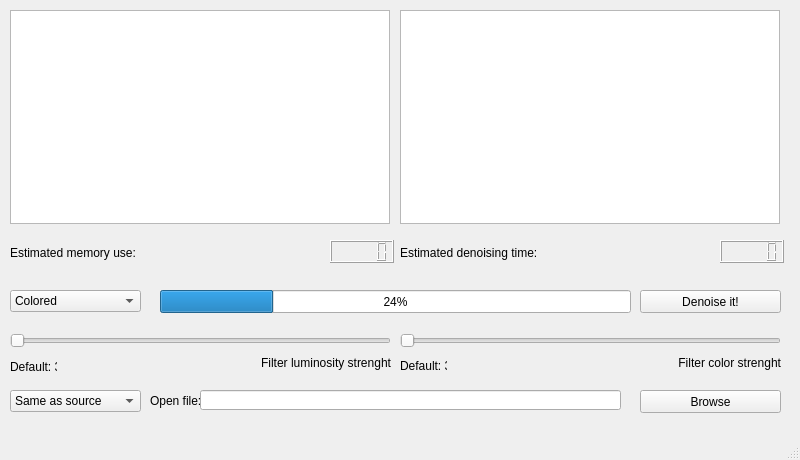
<?xml version="1.0" encoding="UTF-8"?>
<ui version="4.0">
 <class>MainWindow</class>
 <widget class="QMainWindow" name="MainWindow">
  <property name="geometry">
   <rect>
    <x>0</x>
    <y>0</y>
    <width>800</width>
    <height>460</height>
   </rect>
  </property>
  <property name="windowTitle">
   <string>De-noise Video Filter</string>
  </property>
  <widget class="QWidget" name="centralwidget">
   <widget class="QGraphicsView" name="graphicsView">
    <property name="geometry">
     <rect>
      <x>10</x>
      <y>10</y>
      <width>380</width>
      <height>214</height>
     </rect>
    </property>
   </widget>
   <widget class="QGraphicsView" name="graphicsView_2">
    <property name="geometry">
     <rect>
      <x>400</x>
      <y>10</y>
      <width>380</width>
      <height>214</height>
     </rect>
    </property>
   </widget>
   <widget class="QProgressBar" name="progressBar">
    <property name="geometry">
     <rect>
      <x>160</x>
      <y>290</y>
      <width>471</width>
      <height>23</height>
     </rect>
    </property>
    <property name="value">
     <number>24</number>
    </property>
   </widget>
   <widget class="QComboBox" name="comboBox">
    <property name="geometry">
     <rect>
      <x>10</x>
      <y>290</y>
      <width>131</width>
      <height>22</height>
     </rect>
    </property>
    <property name="maxVisibleItems">
     <number>2</number>
    </property>
    <item>
     <property name="text">
      <string>Colored</string>
     </property>
    </item>
    <item>
     <property name="text">
      <string>Monochrome</string>
     </property>
    </item>
   </widget>
   <widget class="QPushButton" name="pushButton">
    <property name="geometry">
     <rect>
      <x>640</x>
      <y>290</y>
      <width>141</width>
      <height>23</height>
     </rect>
    </property>
    <property name="text">
     <string>Denoise it!</string>
    </property>
   </widget>
   <widget class="QSlider" name="horizontalSlider">
    <property name="geometry">
     <rect>
      <x>10</x>
      <y>330</y>
      <width>381</width>
      <height>22</height>
     </rect>
    </property>
    <property name="orientation">
     <enum>Qt::Horizontal</enum>
    </property>
   </widget>
   <widget class="QSlider" name="horizontalSlider_2">
    <property name="geometry">
     <rect>
      <x>400</x>
      <y>330</y>
      <width>381</width>
      <height>22</height>
     </rect>
    </property>
    <property name="orientation">
     <enum>Qt::Horizontal</enum>
    </property>
   </widget>
   <widget class="QLabel" name="label">
    <property name="geometry">
     <rect>
      <x>10</x>
      <y>360</y>
      <width>47</width>
      <height>13</height>
     </rect>
    </property>
    <property name="text">
     <string>Default: 3</string>
    </property>
   </widget>
   <widget class="QLabel" name="label_2">
    <property name="geometry">
     <rect>
      <x>210</x>
      <y>350</y>
      <width>181</width>
      <height>20</height>
     </rect>
    </property>
    <property name="text">
     <string>Filter luminosity strenght</string>
    </property>
    <property name="alignment">
     <set>Qt::AlignBottom|Qt::AlignRight|Qt::AlignTrailing</set>
    </property>
   </widget>
   <widget class="QLabel" name="label_3">
    <property name="geometry">
     <rect>
      <x>400</x>
      <y>360</y>
      <width>47</width>
      <height>13</height>
     </rect>
    </property>
    <property name="text">
     <string>Default: 3</string>
    </property>
    <property name="alignment">
     <set>Qt::AlignBottom|Qt::AlignLeading|Qt::AlignLeft</set>
    </property>
   </widget>
   <widget class="QLabel" name="label_4">
    <property name="geometry">
     <rect>
      <x>570</x>
      <y>350</y>
      <width>211</width>
      <height>20</height>
     </rect>
    </property>
    <property name="text">
     <string>Filter color strenght</string>
    </property>
    <property name="alignment">
     <set>Qt::AlignBottom|Qt::AlignRight|Qt::AlignTrailing</set>
    </property>
   </widget>
   <widget class="QLabel" name="label_5">
    <property name="geometry">
     <rect>
      <x>150</x>
      <y>390</y>
      <width>61</width>
      <height>21</height>
     </rect>
    </property>
    <property name="text">
     <string>Open file:</string>
    </property>
    <property name="alignment">
     <set>Qt::AlignLeading|Qt::AlignLeft|Qt::AlignVCenter</set>
    </property>
   </widget>
   <widget class="QLineEdit" name="lineEdit">
    <property name="geometry">
     <rect>
      <x>200</x>
      <y>390</y>
      <width>421</width>
      <height>20</height>
     </rect>
    </property>
   </widget>
   <widget class="QPushButton" name="pushButton_2">
    <property name="geometry">
     <rect>
      <x>640</x>
      <y>390</y>
      <width>141</width>
      <height>23</height>
     </rect>
    </property>
    <property name="text">
     <string>Browse</string>
    </property>
   </widget>
   <widget class="QComboBox" name="comboBox_2">
    <property name="geometry">
     <rect>
      <x>10</x>
      <y>390</y>
      <width>131</width>
      <height>22</height>
     </rect>
    </property>
    <property name="maxVisibleItems">
     <number>2</number>
    </property>
    <item>
     <property name="text">
      <string>Same as source</string>
     </property>
    </item>
    <item>
     <property name="text">
      <string>VGA (640*480)</string>
     </property>
    </item>
    <item>
     <property name="text">
      <string>SVGA (800*600)</string>
     </property>
    </item>
    <item>
     <property name="text">
      <string>qHD (960*540)</string>
     </property>
    </item>
    <item>
     <property name="text">
      <string>HD (1280*720)</string>
     </property>
    </item>
    <item>
     <property name="text">
      <string>XGA+ (1152*864)</string>
     </property>
    </item>
    <item>
     <property name="text">
      <string>HD+ (1600*900)</string>
     </property>
    </item>
    <item>
     <property name="text">
      <string>UXGA (1600*1200)</string>
     </property>
    </item>
    <item>
     <property name="text">
      <string>FullHD (1920*1080)</string>
     </property>
    </item>
   </widget>
   <widget class="QLabel" name="label_6">
    <property name="geometry">
     <rect>
      <x>10</x>
      <y>240</y>
      <width>181</width>
      <height>20</height>
     </rect>
    </property>
    <property name="text">
     <string>Estimated memory use: </string>
    </property>
    <property name="alignment">
     <set>Qt::AlignBottom|Qt::AlignLeading|Qt::AlignLeft</set>
    </property>
   </widget>
   <widget class="QLabel" name="label_7">
    <property name="geometry">
     <rect>
      <x>400</x>
      <y>240</y>
      <width>181</width>
      <height>20</height>
     </rect>
    </property>
    <property name="text">
     <string>Estimated denoising time: </string>
    </property>
    <property name="alignment">
     <set>Qt::AlignBottom|Qt::AlignLeading|Qt::AlignLeft</set>
    </property>
   </widget>
   <widget class="QLCDNumber" name="lcdNumber">
    <property name="geometry">
     <rect>
      <x>330</x>
      <y>240</y>
      <width>64</width>
      <height>23</height>
     </rect>
    </property>
   </widget>
   <widget class="QLCDNumber" name="lcdNumber_2">
    <property name="geometry">
     <rect>
      <x>720</x>
      <y>240</y>
      <width>64</width>
      <height>23</height>
     </rect>
    </property>
   </widget>
  </widget>
  <widget class="QMenuBar" name="menubar">
   <property name="geometry">
    <rect>
     <x>0</x>
     <y>0</y>
     <width>800</width>
     <height>21</height>
    </rect>
   </property>
  </widget>
  <widget class="QStatusBar" name="statusbar"/>
 </widget>
 <resources/>
 <connections/>
</ui>
